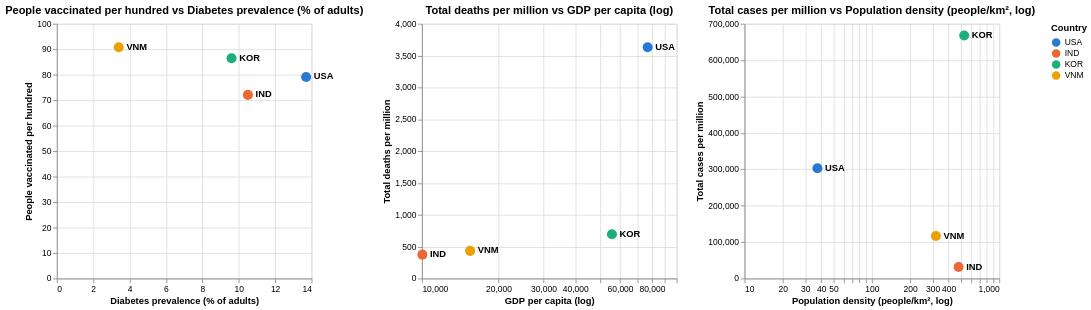

Notebook code for this chart:
### Code cell
latest = (df.sort_values('date')
            .groupby('code')
            .last()
            .reset_index())
four = latest[latest['code'].isin(country_colors)]


def scatter(x, y, x_title, y_title, x_log=False):
    x_enc = alt.X(f'{x}:Q', title=x_title, scale=alt.Scale(type='log' if x_log else 'linear'))
    y_enc = alt.Y(f'{y}:Q', title=y_title)


    others = alt.Chart(latest).mark_circle(size=35, color='lightgray', opacity=0.7).encode(
        x=x_enc, y=y_enc)

    highlight = alt.Chart(four).mark_circle(size=140, opacity=1).encode(
        x=x_enc, y=y_enc, color=color)

    labels = alt.Chart(four).mark_text(align='left', dx=9, fontWeight='bold').encode(
        x=x_enc, y=y_enc, text='code:N', color=alt.value('black'))

    return (others + highlight + labels).properties(
        title=f'{y_title} vs {x_title}', width=300, height=300)


diabetes_vax = scatter('diabetes_prevalence', 'people_vaccinated_per_hundred',
                       'Diabetes prevalence (% of adults)', 'People vaccinated per hundred')

gdp_deaths = scatter('gdp_per_capita', 'total_deaths_per_million',
                     'GDP per capita (log)', 'Total deaths per million', x_log=True)

density_cases = scatter('population_density', 'total_cases_per_million',
                        'Population density (people/km², log)', 'Total cases per million', x_log=True)

alt.hconcat(diabetes_vax, gdp_deaths, density_cases)

### Figure 1 — Vega-Lite specification as saved in the notebook (floating-point values rounded to 4 significant figures)
{"config": {"view": {"continuousWidth": 300, "continuousHeight": 300}}, "hconcat": [{"layer": [{"data": {"name": "data-5a8af4cf18b3fea76a41251d902c46ad"}, "mark": {"type": "circle", "color": "lightgray", "opacity": 0.7, "size": 35}, "encoding": {"x": {"field": "diabetes_prevalence", "scale": {"type": "linear"}, "title": "Diabetes prevalence (% of adults)", "type": "quantitative"}, "y": {"field": "people_vaccinated_per_hundred", "title": "People vaccinated per hundred", "type": "quantitative"}}}, {"data": {"name": "data-5a8af4cf18b3fea76a41251d902c46ad"}, "mark": {"type": "circle", "opacity": 1, "size": 140}, "encoding": {"color": {"field": "code", "scale": {"domain": ["USA", "IND", "KOR", "VNM"], "range": ["#2a78d6", "#eb6834", "#1baf7a", "#eda100"]}, "title": "Country", "type": "nominal"}, "x": {"field": "diabetes_prevalence", "scale": {"type": "linear"}, "title": "Diabetes prevalence (% of adults)", "type": "quantitative"}, "y": {"field": "people_vaccinated_per_hundred", "title": "People vaccinated per hundred", "type": "quantitative"}}}, {"data": {"name": "data-5a8af4cf18b3fea76a41251d902c46ad"}, "mark": {"type": "text", "align": "left", "dx": 9, "fontWeight": "bold"}, "encoding": {"color": {"value": "black"}, "text": {"field": "code", "type": "nominal"}, "x": {"field": "diabetes_prevalence", "scale": {"type": "linear"}, "title": "Diabetes prevalence (% of adults)", "type": "quantitative"}, "y": {"field": "people_vaccinated_per_hundred", "title": "People vaccinated per hundred", "type": "quantitative"}}}], "height": 300, "title": "People vaccinated per hundred vs Diabetes prevalence (% of adults)", "width": 300}, {"layer": [{"data": {"name": "data-5a8af4cf18b3fea76a41251d902c46ad"}, "mark": {"type": "circle", "color": "lightgray", "opacity": 0.7, "size": 35}, "encoding": {"x": {"field": "gdp_per_capita", "scale": {"type": "log"}, "title": "GDP per capita (log)", "type": "quantitative"}, "y": {"field": "total_deaths_per_million", "title": "Total deaths per million", "type": "quantitative"}}}, {"data": {"name": "data-5a8af4cf18b3fea76a41251d902c46ad"}, "mark": {"type": "circle", "opacity": 1, "size": 140}, "encoding": {"color": {"field": "code", "scale": {"domain": ["USA", "IND", "KOR", "VNM"], "range": ["#2a78d6", "#eb6834", "#1baf7a", "#eda100"]}, "title": "Country", "type": "nominal"}, "x": {"field": "gdp_per_capita", "scale": {"type": "log"}, "title": "GDP per capita (log)", "type": "quantitative"}, "y": {"field": "total_deaths_per_million", "title": "Total deaths per million", "type": "quantitative"}}}, {"data": {"name": "data-5a8af4cf18b3fea76a41251d902c46ad"}, "mark": {"type": "text", "align": "left", "dx": 9, "fontWeight": "bold"}, "encoding": {"color": {"value": "black"}, "text": {"field": "code", "type": "nominal"}, "x": {"field": "gdp_per_capita", "scale": {"type": "log"}, "title": "GDP per capita (log)", "type": "quantitative"}, "y": {"field": "total_deaths_per_million", "title": "Total deaths per million", "type": "quantitative"}}}], "height": 300, "title": "Total deaths per million vs GDP per capita (log)", "width": 300}, {"layer": [{"data": {"name": "data-5a8af4cf18b3fea76a41251d902c46ad"}, "mark": {"type": "circle", "color": "lightgray", "opacity": 0.7, "size": 35}, "encoding": {"x": {"field": "population_density", "scale": {"type": "log"}, "title": "Population density (people/km², log)", "type": "quantitative"}, "y": {"field": "total_cases_per_million", "title": "Total cases per million", "type": "quantitative"}}}, {"data": {"name": "data-5a8af4cf18b3fea76a41251d902c46ad"}, "mark": {"type": "circle", "opacity": 1, "size": 140}, "encoding": {"color": {"field": "code", "scale": {"domain": ["USA", "IND", "KOR", "VNM"], "range": ["#2a78d6", "#eb6834", "#1baf7a", "#eda100"]}, "title": "Country", "type": "nominal"}, "x": {"field": "population_density", "scale": {"type": "log"}, "title": "Population density (people/km², log)", "type": "quantitative"}, "y": {"field": "total_cases_per_million", "title": "Total cases per million", "type": "quantitative"}}}, {"data": {"name": "data-5a8af4cf18b3fea76a41251d902c46ad"}, "mark": {"type": "text", "align": "left", "dx": 9, "fontWeight": "bold"}, "encoding": {"color": {"value": "black"}, "text": {"field": "code", "type": "nominal"}, "x": {"field": "population_density", "scale": {"type": "log"}, "title": "Population density (people/km², log)", "type": "quantitative"}, "y": {"field": "total_cases_per_million", "title": "Total cases per million", "type": "quantitative"}}}], "height": 300, "title": "Total cases per million vs Population density (people/km², log)", "width": 300}], "$schema": "https://vega.github.io/schema/vega-lite/v5.20.1.json", "datasets": {"data-5a8af4cf18b3fea76a41251d902c46ad": [{"code": "IND", "country": "India", "date": "2026-10-18T00:00:00", "total_cases": 45060000.0, "new_cases": 0.0, "new_cases_smoothed": 0.0, "total_cases_per_million": 31610.0, "new_cases_per_million": 0.0, "new_cases_smoothed_per_million": 0.0, "total_deaths": 533800.0, "new_deaths": 0.0, "new_deaths_smoothed": 0.0, "total_deaths_per_million": 374.5, "new_deaths_per_million": 0.0, "new_deaths_smoothed_per_million": 0.0, "excess_mortality": null, "excess_mortality_cumulative": null, "excess_mortality_cumulative_absolute": null, "excess_mortality_cumulative_per_million": null, "hosp_patients": null, "hosp_patients_per_million": null, "weekly_hosp_admissions": null, "weekly_hosp_admissions_per_million": null, "icu_patients": null, "icu_patients_per_million": null, "weekly_icu_admissions": null, "weekly_icu_admissions_per_million": null, "stringency_index": 28.7, "reproduction_rate": 1.042, "total_tests": 858500000.0, "new_tests": 388600.0, "total_tests_per_thousand": 609.9, "new_tests_per_thousand": 0.276, "new_tests_smoothed": 442200.0, "new_tests_smoothed_per_thousand": 0.314, "positive_rate": 2.672, "tests_per_case": 37.43, "total_vaccinations": 2207000000.0, "people_vaccinated": 1027000000.0, "people_fully_vaccinated": 952000000.0, "total_boosters": 227400000.0, "new_vaccinations": 7.0, "new_vaccinations_smoothed": 7.857, "total_vaccinations_per_hundred": 154.8, "people_vaccinated_per_hundred": 72.08, "people_fully_vaccinated_per_hundred": 66.79, "total_boosters_per_hundred": 15.96, "new_vaccinations_smoothed_per_million": 0.005512, "new_people_vaccinated_smoothed": 3.143, "new_people_vaccinated_smoothed_per_hundred": 2.205e-07, "continent": "Asia", "population": 1425000000.0, "population_density": 479.4, "median_age": 27.68, "life_expectancy": 71.7, "gdp_per_capita": 10040.0, "extreme_poverty": 2.572, "diabetes_prevalence": 10.5, "handwashing_facilities": 89.69, "hospital_beds_per_thousand": 1.59, "human_development_index": null}, {"code": "KOR", "country": "South Korea", "date": "2026-10-18T00:00:00", "total_cases": 34570000.0, "new_cases": 0.0, "new_cases_smoothed": 0.0, "total_cases_per_million": 667600.0, "new_cases_per_million": 0.0, "new_cases_smoothed_per_million": 0.0, "total_deaths": 35930.0, "new_deaths": 0.0, "new_deaths_smoothed": 0.0, "total_deaths_per_million": 693.9, "new_deaths_per_million": 0.0, "new_deaths_smoothed_per_million": 0.0, "excess_mortality": 5.827, "excess_mortality_cumulative": 7.3, "excess_mortality_cumulative_absolute": 85450.0, "excess_mortality_cumulative_per_million": 1650.0, "hosp_patients": 340.0, "hosp_patients_per_million": 6.562, "weekly_hosp_admissions": 256.0, "weekly_hosp_admissions_per_million": 4.941, "icu_patients": 143.0, "icu_patients_per_million": 2.76, "weekly_icu_admissions": 102.0, "weekly_icu_admissions_per_million": 1.969, "stringency_index": 11.11, "reproduction_rate": 0.9517, "total_tests": 100300000.0, "new_tests": 145400.0, "total_tests_per_thousand": 1935.0, "new_tests_per_thousand": 2.806, "new_tests_smoothed": 116600.0, "new_tests_smoothed_per_thousand": 2.25, "positive_rate": 6.873, "tests_per_case": 14.55, "total_vaccinations": 129600000.0, "people_vaccinated": 44760000.0, "people_fully_vaccinated": 44350000.0, "total_boosters": 41330000.0, "new_vaccinations": 1775.0, "new_vaccinations_smoothed": 1675.0, "total_vaccinations_per_hundred": 250.4, "people_vaccinated_per_hundred": 86.45, "people_fully_vaccinated_per_hundred": 85.64, "total_boosters_per_hundred": 79.81, "new_vaccinations_smoothed_per_million": 32.35, "new_people_vaccinated_smoothed": 211.0, "new_people_vaccinated_smoothed_per_hundred": 0.0004075, "continent": "Asia", "population": 51780000.0, "population_density": 530.6, "median_age": 43.94, "life_expectancy": 82.73, "gdp_per_capita": 55700.0, "extreme_poverty": 0.1, "diabetes_prevalence": 9.6, "handwashing_facilities": null, "hospital_beds_per_thousand": 12.81, "human_development_index": null}, {"code": "USA", "country": "United States", "date": "2026-10-18T00:00:00", "total_cases": 103400000.0, "new_cases": 0.0, "new_cases_smoothed": 0.0, "total_cases_per_million": 302900.0, "new_cases_per_million": 0.0, "new_cases_smoothed_per_million": 0.0, "total_deaths": 1240000.0, "new_deaths": 0.0, "new_deaths_smoothed": 20.86, "total_deaths_per_million": 3631.0, "new_deaths_per_million": 0.0, "new_deaths_smoothed_per_million": 0.06107, "excess_mortality": 5.844, "excess_mortality_cumulative": 11.35, "excess_mortality_cumulative_absolute": 1349000.0, "excess_mortality_cumulative_per_million": 3968.0, "hosp_patients": 4633.0, "hosp_patients_per_million": 13.7, "weekly_hosp_admissions": 5396.0, "weekly_hosp_admissions_per_million": 15.95, "icu_patients": 566.0, "icu_patients_per_million": 1.673, "weekly_icu_admissions": null, "weekly_icu_admissions_per_million": null, "stringency_index": 28.71, "reproduction_rate": 0.8806, "total_tests": 912800000.0, "new_tests": 247400.0, "total_tests_per_thousand": 2709.0, "new_tests_per_thousand": 0.734, "new_tests_smoothed": 476200.0, "new_tests_smoothed_per_thousand": 1.413, "positive_rate": 20.83, "tests_per_case": 4.801, "total_vaccinations": 676700000.0, "people_vaccinated": 270200000.0, "people_fully_vaccinated": 230600000.0, "total_boosters": 133100000.0, "new_vaccinations": 11750.0, "new_vaccinations_smoothed": 62310.0, "total_vaccinations_per_hundred": 198.1, "people_vaccinated_per_hundred": 79.12, "people_fully_vaccinated_per_hundred": 67.53, "total_boosters_per_hundred": 38.96, "new_vaccinations_smoothed_per_million": 182.4, "new_people_vaccinated_smoothed": 7748.0, "new_people_vaccinated_smoothed_per_hundred": 0.002269, "continent": "North America", "population": 341500000.0, "population_density": 37.34, "median_age": 37.72, "life_expectancy": 77.98, "gdp_per_capita": 76930.0, "extreme_poverty": 1.1, "diabetes_prevalence": 13.7, "handwashing_facilities": null, "hospital_beds_per_thousand": 2.68, "human_development_index": null}, {"code": "VNM", "country": "Vietnam", "date": "2026-10-18T00:00:00", "total_cases": 11620000.0, "new_cases": 0.0, "new_cases_smoothed": 0.0, "total_cases_per_million": 116600.0, "new_cases_per_million": 0.0, "new_cases_smoothed_per_million": 0.0, "total_deaths": 43210.0, "new_deaths": 0.0, "new_deaths_smoothed": 0.0, "total_deaths_per_million": 433.4, "new_deaths_per_million": 0.0, "new_deaths_smoothed_per_million": 0.0, "excess_mortality": null, "excess_mortality_cumulative": null, "excess_mortality_cumulative_absolute": null, "excess_mortality_cumulative_per_million": null, "hosp_patients": null, "hosp_patients_per_million": null, "weekly_hosp_admissions": null, "weekly_hosp_admissions_per_million": null, "icu_patients": null, "icu_patients_per_million": null, "weekly_icu_admissions": null, "weekly_icu_admissions_per_million": null, "stringency_index": 23.15, "reproduction_rate": 0.6281, "total_tests": 85820000.0, "new_tests": 56720.0, "total_tests_per_thousand": 880.5, "new_tests_per_thousand": 0.582, "new_tests_smoothed": 620.0, "new_tests_smoothed_per_thousand": 0.006, "positive_rate": 81.93, "tests_per_case": 0.7572, "total_vaccinations": 266500000.0, "people_vaccinated": 90500000.0, "people_fully_vaccinated": 85960000.0, "total_boosters": 57980000.0, "new_vaccinations": 66330.0, "new_vaccinations_smoothed": 1996.0, "total_vaccinations_per_hundred": 267.3, "people_vaccinated_per_hundred": 90.79, "people_fully_vaccinated_per_hundred": 86.24, "total_boosters_per_hundred": 58.16, "new_vaccinations_smoothed_per_million": 20.03, "new_people_vaccinated_smoothed": 10320.0, "new_people_vaccinated_smoothed_per_hundred": 0.01036, "continent": "Asia", "population": 99680000.0, "population_density": 318.0, "median_age": 31.94, "life_expectancy": 74.5, "gdp_per_capita": 15460.0, "extreme_poverty": 1.603, "diabetes_prevalence": 3.4, "handwashing_facilities": 89.11, "hospital_beds_per_thousand": 2.52, "human_development_index": null}]}}
